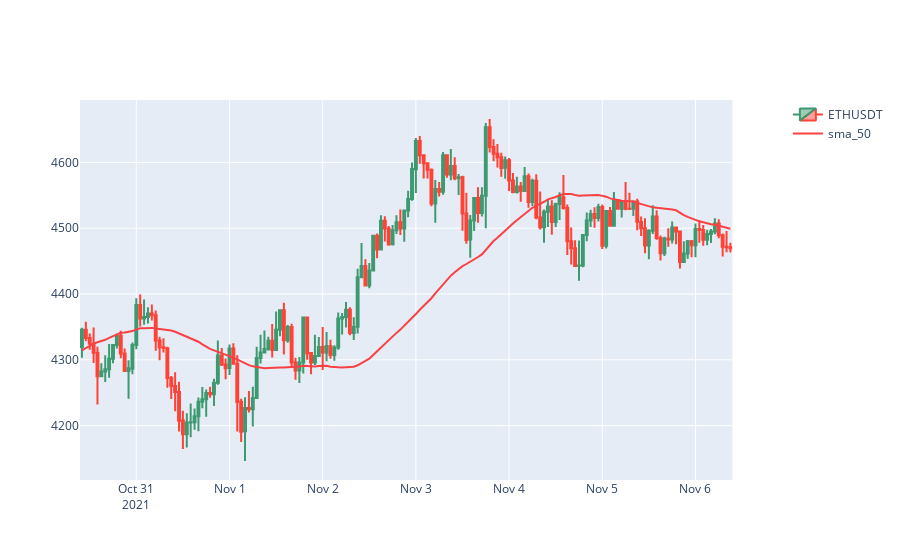

Source (notebook cell):
### Markdown cell above
#### Plot
A wrapped (plotly) plotting function is available. Indicators as well as (buy or sell) signals can be plotted.

### Code cell
kline.plot(24*7, indicators=['sma_50'])

### Figure 1 — Plotly figure (JSON) as saved in the notebook; plotly's stock layout.template omitted (floating-point values rounded to 4 significant figures; data arrays with more than 128 entries replaced by an {"elided": "..."} marker saying what was removed)
{"data": [{"close": {"elided": "168 float values"}, "high": {"elided": "168 float values"}, "low": {"elided": "168 float values"}, "name": "ETHUSDT", "open": {"elided": "168 float values"}, "type": "candlestick", "x": {"elided": "168 str values"}}, {"line": {"color": "#f94144"}, "name": "sma_50", "type": "scatter", "x": {"elided": "168 str values"}, "xaxis": "x", "y": {"elided": "168 float values"}, "yaxis": "y"}], "layout": {"xaxis": {"anchor": "y", "domain": [0, 0.94], "rangeslider": {"visible": false}}, "yaxis": {"anchor": "x", "domain": [0, 1]}, "yaxis2": {"anchor": "x", "overlaying": "y", "side": "right"}}}
